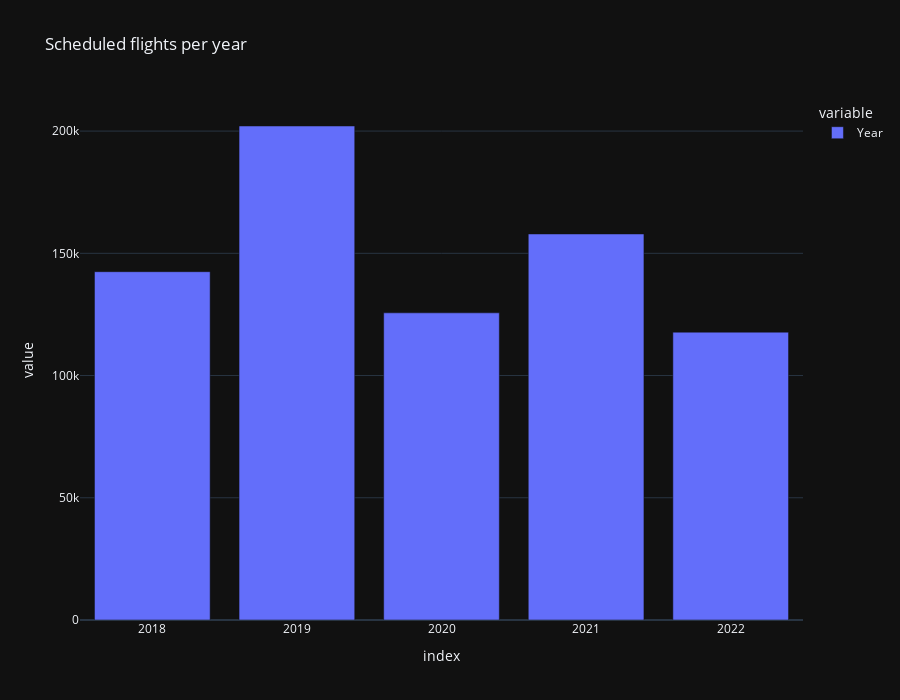

The cell this chart's notebook holds for it:
### Code cell
px.bar(
    df_flights["Year"]
    .value_counts()
    .sort_values(ascending=True),
    orientation='v',
    template="plotly_dark",
    title="Scheduled flights per year",
    height=700,
)

### Figure 1 — Plotly figure (JSON) as saved in the notebook; plotly's stock layout.template omitted (floating-point values rounded to 4 significant figures)
{"data": [{"alignmentgroup": "True", "hovertemplate": "variable=Year<br>index=%{x}<br>value=%{y}<extra></extra>", "legendgroup": "Year", "marker": {"color": "#636efa", "pattern": {"shape": ""}}, "name": "Year", "offsetgroup": "Year", "orientation": "v", "showlegend": true, "textposition": "auto", "type": "bar", "x": [2022, 2020, 2018, 2021, 2019], "xaxis": "x", "y": [117745, 125649, 142482, 157920, 202082], "yaxis": "y"}], "layout": {"barmode": "relative", "height": 700, "legend": {"title": {"text": "variable"}, "tracegroupgap": 0}, "title": {"text": "Scheduled flights per year"}, "xaxis": {"anchor": "y", "domain": [0, 1], "title": {"text": "index"}}, "yaxis": {"anchor": "x", "domain": [0, 1], "title": {"text": "value"}}}}
